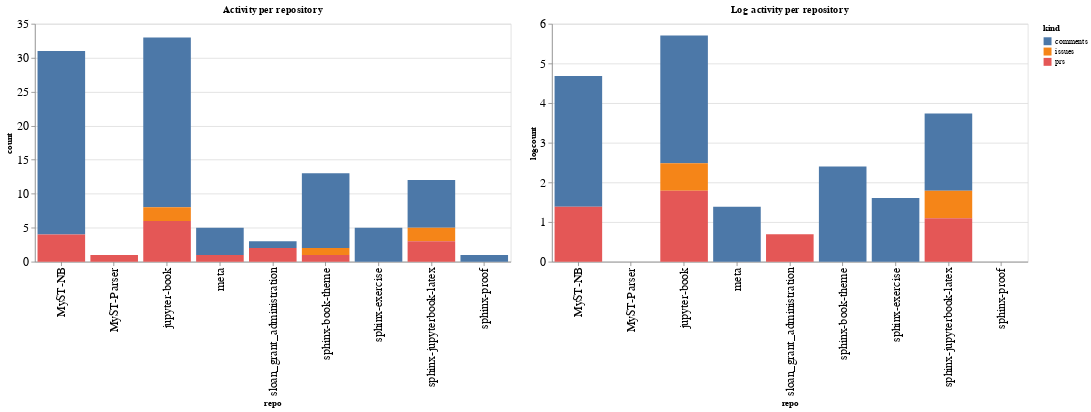

Notebook code cell kept with this figure:
### Code cell
ch1 = alt.Chart(repo_summaries, width=600, title="Activity per repository").mark_bar().encode(
    x='repo',
    y='count',
    color='kind',
    tooltip="kind"
)

ch2 = alt.Chart(repo_summaries, width=600, title="Log activity per repository").mark_bar().encode(
    x='repo',
    y='logcount',
    color='kind',
    tooltip="kind"
)

ch1 | ch2

### Figure 1 — Vega-Lite specification as saved in the notebook (floating-point values rounded to 4 significant figures)
{"config": {"axisLeft": {"labelFontSize": 15}, "axisBottom": {"labelFontSize": 15}}, "hconcat": [{"mark": "bar", "encoding": {"color": {"type": "nominal", "field": "kind"}, "tooltip": {"type": "nominal", "field": "kind"}, "x": {"type": "nominal", "field": "repo"}, "y": {"type": "quantitative", "field": "count"}}, "title": "Activity per repository", "width": 600}, {"mark": "bar", "encoding": {"color": {"type": "nominal", "field": "kind"}, "tooltip": {"type": "nominal", "field": "kind"}, "x": {"type": "nominal", "field": "repo"}, "y": {"type": "quantitative", "field": "logcount"}}, "title": "Log activity per repository", "width": 600}], "data": {"name": "data-626736125f1ff8e9b8790030146e86e4"}, "$schema": "https://vega.github.io/schema/vega-lite/v4.8.1.json", "datasets": {"data-626736125f1ff8e9b8790030146e86e4": [{"repo": "MyST-NB", "kind": "comments", "count": 27, "logcount": 3.296}, {"repo": "MyST-NB", "kind": "prs", "count": 4, "logcount": 1.386}, {"repo": "MyST-Parser", "kind": "prs", "count": 1, "logcount": 0.0}, {"repo": "jupyter-book", "kind": "comments", "count": 25, "logcount": 3.219}, {"repo": "jupyter-book", "kind": "issues", "count": 2, "logcount": 0.6931}, {"repo": "jupyter-book", "kind": "prs", "count": 6, "logcount": 1.792}, {"repo": "meta", "kind": "comments", "count": 4, "logcount": 1.386}, {"repo": "meta", "kind": "prs", "count": 1, "logcount": 0.0}, {"repo": "sloan_grant_administration", "kind": "comments", "count": 1, "logcount": 0.0}, {"repo": "sloan_grant_administration", "kind": "prs", "count": 2, "logcount": 0.6931}, {"repo": "sphinx-book-theme", "kind": "comments", "count": 11, "logcount": 2.398}, {"repo": "sphinx-book-theme", "kind": "issues", "count": 1, "logcount": 0.0}, {"repo": "sphinx-book-theme", "kind": "prs", "count": 1, "logcount": 0.0}, {"repo": "sphinx-exercise", "kind": "comments", "count": 5, "logcount": 1.609}, {"repo": "sphinx-jupyterbook-latex", "kind": "comments", "count": 7, "logcount": 1.946}, {"repo": "sphinx-jupyterbook-latex", "kind": "issues", "count": 2, "logcount": 0.6931}, {"repo": "sphinx-jupyterbook-latex", "kind": "prs", "count": 3, "logcount": 1.099}, {"repo": "sphinx-proof", "kind": "comments", "count": 1, "logcount": 0.0}]}}
